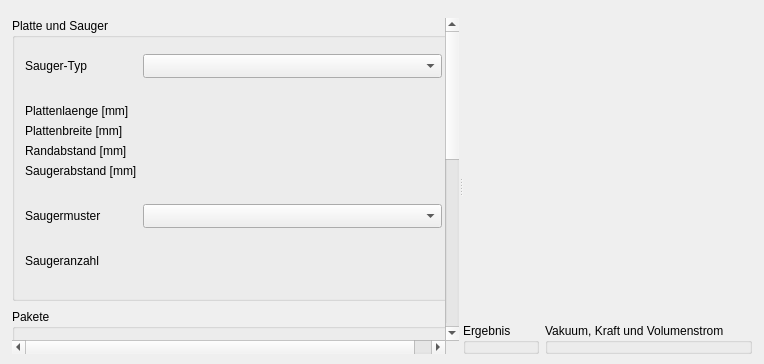
<?xml version="1.0" encoding="UTF-8"?>
<ui version="4.0">
 <class>VacuumTab</class>
 <widget class="QWidget" name="VacuumTab">
  <property name="windowTitle">
   <string>Vakuumplatte</string>
  </property>
  <layout class="QVBoxLayout" name="root">
   <property name="leftMargin"><number>12</number></property>
   <property name="topMargin"><number>10</number></property>
   <property name="rightMargin"><number>12</number></property>
   <property name="bottomMargin"><number>10</number></property>
   <property name="spacing"><number>8</number></property>
   <item>
    <widget class="StaleBanner" name="banner"/>
   </item>
   <item>
    <widget class="QSplitter" name="splitter">
     <property name="orientation"><enum>Qt::Horizontal</enum></property>
     <widget class="QScrollArea" name="controls_scroll">
      <property name="widgetResizable"><bool>true</bool></property>
      <property name="frameShape"><enum>QFrame::NoFrame</enum></property>
      <property name="minimumSize">
       <size><width>360</width><height>0</height></size>
      </property>
      <widget class="QWidget" name="controls">
       <layout class="QVBoxLayout" name="controls_layout">
        <property name="leftMargin"><number>0</number></property>
        <property name="topMargin"><number>0</number></property>
        <property name="rightMargin"><number>8</number></property>
        <property name="bottomMargin"><number>0</number></property>
        <property name="spacing"><number>8</number></property>

        <item>
         <widget class="HaloGroupBox" name="plate_box">
          <property name="title"><string>Platte und Sauger</string></property>
          <property name="sizePolicy">
           <sizepolicy hsizetype="Preferred" vsizetype="Maximum">
            <horstretch>0</horstretch><verstretch>0</verstretch>
           </sizepolicy>
          </property>
          <layout class="QFormLayout" name="plate_form">
           <property name="leftMargin"><number>10</number></property>
           <property name="topMargin"><number>16</number></property>
           <property name="rightMargin"><number>10</number></property>
           <property name="bottomMargin"><number>10</number></property>
           <item row="0" column="0">
            <widget class="QLabel" name="cup_caption">
             <property name="text"><string>Sauger-Typ</string></property>
            </widget>
           </item>
           <item row="0" column="1">
            <widget class="HaloDropdown" name="cup_box">
             <property name="sizePolicy">
              <sizepolicy hsizetype="Expanding" vsizetype="Fixed">
               <horstretch>0</horstretch><verstretch>0</verstretch>
              </sizepolicy>
             </property>
             <property name="minimumContentsLength"><number>12</number></property>
             <property name="sizeAdjustPolicy">
              <enum>QComboBox::AdjustToMinimumContentsLengthWithIcon</enum>
             </property>
            </widget>
           </item>
           <item row="1" column="1">
            <widget class="QLabel" name="cup_info">
             <property name="text"><string/></property>
             <property name="wordWrap"><bool>true</bool></property>
             <property name="minimumSize"><size><width>240</width><height>0</height></size></property>
             <property name="alignment"><set>Qt::AlignLeading|Qt::AlignLeft|Qt::AlignTop</set></property>
             <property name="role" stdset="0"><string>note</string></property>
            </widget>
           </item>
           <item row="2" column="0">
            <widget class="QLabel" name="plate_length_caption">
             <property name="text"><string>Plattenlaenge [mm]</string></property>
            </widget>
           </item>
           <item row="2" column="1">
            <widget class="NumberField" name="plate_length"/>
           </item>
           <item row="3" column="0">
            <widget class="QLabel" name="plate_width_caption">
             <property name="text"><string>Plattenbreite [mm]</string></property>
            </widget>
           </item>
           <item row="3" column="1">
            <widget class="NumberField" name="plate_width"/>
           </item>
           <item row="4" column="0">
            <widget class="QLabel" name="edge_margin_caption">
             <property name="text"><string>Randabstand [mm]</string></property>
            </widget>
           </item>
           <item row="4" column="1">
            <widget class="NumberField" name="edge_margin"/>
           </item>
           <item row="5" column="0">
            <widget class="QLabel" name="min_spacing_caption">
             <property name="text"><string>Saugerabstand [mm]</string></property>
            </widget>
           </item>
           <item row="5" column="1">
            <widget class="NumberField" name="min_spacing"/>
           </item>
           <item row="6" column="1">
            <widget class="QLabel" name="min_spacing_info">
             <property name="text"><string/></property>
             <property name="wordWrap"><bool>true</bool></property>
             <property name="minimumSize"><size><width>240</width><height>0</height></size></property>
             <property name="alignment"><set>Qt::AlignLeading|Qt::AlignLeft|Qt::AlignTop</set></property>
             <property name="role" stdset="0"><string>note</string></property>
            </widget>
           </item>
           <item row="7" column="0">
            <widget class="QLabel" name="arrangement_caption">
             <property name="text"><string>Saugermuster</string></property>
            </widget>
           </item>
           <item row="7" column="1">
            <widget class="HaloDropdown" name="arrangement_box">
             <property name="sizePolicy">
              <sizepolicy hsizetype="Expanding" vsizetype="Fixed">
               <horstretch>0</horstretch><verstretch>0</verstretch>
              </sizepolicy>
             </property>
             <property name="minimumContentsLength"><number>12</number></property>
             <property name="sizeAdjustPolicy">
              <enum>QComboBox::AdjustToMinimumContentsLengthWithIcon</enum>
             </property>
            </widget>
           </item>
           <item row="8" column="1">
            <widget class="QLabel" name="arrangement_info">
             <property name="text"><string/></property>
             <property name="wordWrap"><bool>true</bool></property>
             <property name="minimumSize"><size><width>240</width><height>0</height></size></property>
             <property name="alignment"><set>Qt::AlignLeading|Qt::AlignLeft|Qt::AlignTop</set></property>
             <property name="role" stdset="0"><string>note</string></property>
            </widget>
           </item>
           <item row="9" column="0">
            <widget class="QLabel" name="cup_count_caption">
             <property name="text"><string>Saugeranzahl</string></property>
            </widget>
           </item>
           <item row="9" column="1">
            <widget class="IntField" name="cup_count"/>
           </item>
           <item row="10" column="1">
            <widget class="QLabel" name="cup_limit">
             <property name="text"><string/></property>
             <property name="wordWrap"><bool>true</bool></property>
             <property name="minimumSize"><size><width>240</width><height>0</height></size></property>
             <property name="alignment"><set>Qt::AlignLeading|Qt::AlignLeft|Qt::AlignTop</set></property>
             <property name="role" stdset="0"><string>note</string></property>
            </widget>
           </item>
          </layout>
         </widget>
        </item>

        <item>
         <widget class="HaloGroupBox" name="package_box">
          <property name="title"><string>Pakete</string></property>
          <property name="sizePolicy">
           <sizepolicy hsizetype="Preferred" vsizetype="Maximum">
            <horstretch>0</horstretch><verstretch>0</verstretch>
           </sizepolicy>
          </property>
          <layout class="QFormLayout" name="package_form">
           <property name="leftMargin"><number>10</number></property>
           <property name="topMargin"><number>16</number></property>
           <property name="rightMargin"><number>10</number></property>
           <property name="bottomMargin"><number>10</number></property>
           <item row="0" column="0">
            <widget class="QLabel" name="package_count_caption">
             <property name="text"><string>Anzahl Pakete</string></property>
            </widget>
           </item>
           <item row="0" column="1">
            <widget class="IntField" name="package_count"/>
           </item>
           <item row="1" column="1">
            <widget class="HaloCheckBox" name="use_pallet_pattern">
             <property name="text">
              <string>Muster aus der Palettierung uebernehmen</string>
             </property>
             <property name="checked"><bool>true</bool></property>
             <property name="toolTip">
              <string>Ordnet die Pakete nach dem in der Palettierung gewaehlten Muster an.
Aus: gleichmaessiges Raster.</string>
             </property>
            </widget>
           </item>
           <item row="2" column="1">
            <widget class="QLabel" name="package_info">
             <property name="text"><string/></property>
             <property name="wordWrap"><bool>true</bool></property>
             <property name="minimumSize"><size><width>240</width><height>0</height></size></property>
             <property name="alignment"><set>Qt::AlignLeading|Qt::AlignLeft|Qt::AlignTop</set></property>
             <property name="role" stdset="0"><string>note</string></property>
            </widget>
           </item>
          </layout>
         </widget>
        </item>

        <item>
         <widget class="HaloGroupBox" name="physics_box">
          <property name="title"><string>Vakuum und Sicherheit</string></property>
          <property name="sizePolicy">
           <sizepolicy hsizetype="Preferred" vsizetype="Maximum">
            <horstretch>0</horstretch><verstretch>0</verstretch>
           </sizepolicy>
          </property>
          <layout class="QFormLayout" name="physics_form">
           <property name="leftMargin"><number>10</number></property>
           <property name="topMargin"><number>16</number></property>
           <property name="rightMargin"><number>10</number></property>
           <property name="bottomMargin"><number>10</number></property>
           <item row="0" column="0">
            <widget class="QLabel" name="vacuum_caption">
             <property name="text"><string>Vakuum [mbar]</string></property>
            </widget>
           </item>
           <item row="0" column="1">
            <widget class="NumberField" name="vacuum"/>
           </item>
           <item row="1" column="0">
            <widget class="QLabel" name="flow_caption">
             <property name="text"><string>Volumenstrom [m3/h]</string></property>
            </widget>
           </item>
           <item row="1" column="1">
            <widget class="NumberField" name="flow"/>
           </item>
           <item row="2" column="0">
            <widget class="QLabel" name="restrictor_caption">
             <property name="text"><string>Absperrung je Sauger</string></property>
            </widget>
           </item>
           <item row="2" column="1">
            <widget class="HaloDropdown" name="restrictor_box">
             <property name="sizePolicy">
              <sizepolicy hsizetype="Expanding" vsizetype="Fixed">
               <horstretch>0</horstretch><verstretch>0</verstretch>
              </sizepolicy>
             </property>
             <property name="minimumContentsLength"><number>12</number></property>
             <property name="sizeAdjustPolicy">
              <enum>QComboBox::AdjustToMinimumContentsLengthWithIcon</enum>
             </property>
             <property name="toolTip">
              <string>Absperrung je Saugerposition. Ohne Begrenzung reissen unbelegte Sauger
das Vakuum der ganzen Platte ein. Keine Datenblattangabe.</string>
             </property>
            </widget>
           </item>
           <item row="3" column="0">
            <widget class="QLabel" name="leakage_caption">
             <property name="text"><string>Kartonpermeabilitaet</string></property>
            </widget>
           </item>
           <item row="3" column="1">
            <widget class="HaloDropdown" name="leakage_box">
             <property name="sizePolicy">
              <sizepolicy hsizetype="Expanding" vsizetype="Fixed">
               <horstretch>0</horstretch><verstretch>0</verstretch>
              </sizepolicy>
             </property>
             <property name="minimumContentsLength"><number>12</number></property>
             <property name="sizeAdjustPolicy">
              <enum>QComboBox::AdjustToMinimumContentsLengthWithIcon</enum>
             </property>
            </widget>
           </item>
           <item row="4" column="0">
            <widget class="QLabel" name="permeability_caption">
             <property name="text"><string>Permeabilitaetswert</string></property>
            </widget>
           </item>
           <item row="4" column="1">
            <widget class="NumberField" name="permeability"/>
           </item>
           <item row="5" column="0">
            <widget class="QLabel" name="safety_caption">
             <property name="text"><string>Sicherheitsfaktor</string></property>
            </widget>
           </item>
           <item row="5" column="1">
            <widget class="NumberField" name="safety"/>
           </item>
           <item row="6" column="0">
            <widget class="QLabel" name="acceleration_caption">
             <property name="text"><string>Beschleunigung [m/s2]</string></property>
            </widget>
           </item>
           <item row="6" column="1">
            <widget class="NumberField" name="acceleration"/>
           </item>
           <item row="7" column="0">
            <widget class="QLabel" name="grip_caption">
             <property name="text"><string>Ansaugrichtung</string></property>
            </widget>
           </item>
           <item row="7" column="1">
            <widget class="HaloDropdown" name="grip_box">
             <property name="sizePolicy">
              <sizepolicy hsizetype="Expanding" vsizetype="Fixed">
               <horstretch>0</horstretch><verstretch>0</verstretch>
              </sizepolicy>
             </property>
             <property name="minimumContentsLength"><number>12</number></property>
             <property name="sizeAdjustPolicy">
              <enum>QComboBox::AdjustToMinimumContentsLengthWithIcon</enum>
             </property>
            </widget>
           </item>
           <item row="8" column="0">
            <widget class="QLabel" name="friction_caption">
             <property name="text"><string>Reibbeiwert</string></property>
            </widget>
           </item>
           <item row="8" column="1">
            <widget class="NumberField" name="friction"/>
           </item>
           <item row="9" column="1">
            <widget class="HaloCheckBox" name="partial_counts">
             <property name="text">
              <string>Teilweise aufliegende Sauger als tragend zaehlen</string>
             </property>
             <property name="toolTip">
              <string>Aus (empfohlen): ein unterbrochener Dichtlippenring traegt nicht.
Ein: optimistische Annahme, nur bei sehr nachgiebiger Dichtlippe vertretbar.</string>
             </property>
            </widget>
           </item>
           <item row="10" column="1">
            <widget class="HaloCheckBox" name="solve_point">
             <property name="text">
              <string>Arbeitspunkt loesen statt Sollvakuum annehmen</string>
             </property>
             <property name="checked"><bool>true</bool></property>
             <property name="toolTip">
              <string>Ein (empfohlen): rechnet das Vakuum, das sich gegen die Leckage tatsaechlich einstellt.
Aus: rechnet mit dem eingestellten Sollvakuum und warnt nur bei Ueberlast.</string>
             </property>
            </widget>
           </item>
          </layout>
         </widget>
        </item>

        <item>
         <widget class="HaloButton" name="calculate_button">
          <property name="text"><string>Berechnen</string></property>
          <property name="default"><bool>true</bool></property>
         </widget>
        </item>
        <item>
         <spacer name="controls_spacer">
          <property name="orientation"><enum>Qt::Vertical</enum></property>
          <property name="sizeHint" stdset="0">
           <size><width>20</width><height>40</height></size>
          </property>
         </spacer>
        </item>
       </layout>
      </widget>
     </widget>

     <widget class="QWidget" name="view_panel">
      <layout class="QVBoxLayout" name="view_layout">
       <property name="leftMargin"><number>0</number></property>
       <property name="topMargin"><number>0</number></property>
       <property name="rightMargin"><number>0</number></property>
       <property name="bottomMargin"><number>0</number></property>
       <property name="spacing"><number>6</number></property>
       <item>
        <widget class="Vacuum2DView" name="view">
         <property name="sizePolicy">
          <sizepolicy hsizetype="Expanding" vsizetype="Expanding">
           <horstretch>0</horstretch><verstretch>3</verstretch>
          </sizepolicy>
         </property>
        </widget>
       </item>
       <item>
        <layout class="QHBoxLayout" name="result_row">
         <item>
          <widget class="ResultGrid" name="results">
           <property name="title"><string>Ergebnis</string></property>
           <property name="sizePolicy">
            <sizepolicy hsizetype="Preferred" vsizetype="Maximum">
             <horstretch>1</horstretch><verstretch>0</verstretch>
            </sizepolicy>
           </property>
          </widget>
         </item>
         <item>
          <widget class="ResultGrid" name="flow_results">
           <property name="title"><string>Vakuum, Kraft und Volumenstrom</string></property>
           <property name="sizePolicy">
            <sizepolicy hsizetype="Preferred" vsizetype="Maximum">
             <horstretch>1</horstretch><verstretch>0</verstretch>
            </sizepolicy>
           </property>
          </widget>
         </item>
        </layout>
       </item>
      </layout>
     </widget>
    </widget>
   </item>
  </layout>
 </widget>
 <customwidgets>
  <customwidget>
   <class>HaloDropdown</class>
   <extends>QComboBox</extends>
   <header>qt_controls_pyrs</header>
  </customwidget>
  <customwidget>
   <class>HaloGroupBox</class>
   <extends>QGroupBox</extends>
   <header>qt_controls_pyrs</header>
  </customwidget>
  <customwidget>
   <class>HaloCheckBox</class>
   <extends>QCheckBox</extends>
   <header>qt_controls_pyrs</header>
  </customwidget>
  <customwidget>
   <class>HaloButton</class>
   <extends>QPushButton</extends>
   <header>qt_controls_pyrs</header>
  </customwidget>
  <customwidget>
   <class>NumberField</class>
   <extends>QWidget</extends>
   <header>app.bedienelemente</header>
  </customwidget>
  <customwidget>
   <class>IntField</class>
   <extends>QWidget</extends>
   <header>app.bedienelemente</header>
  </customwidget>
  <customwidget>
   <class>ResultGrid</class>
   <extends>QGroupBox</extends>
   <header>app.bedienelemente</header>
  </customwidget>
  <customwidget>
   <class>StaleBanner</class>
   <extends>QFrame</extends>
   <header>app.bedienelemente</header>
  </customwidget>
  <customwidget>
   <class>Vacuum2DView</class>
   <extends>QWidget</extends>
   <header>app.vakuum.zeichnung</header>
  </customwidget>
 </customwidgets>
 <resources/>
 <connections/>
</ui>
